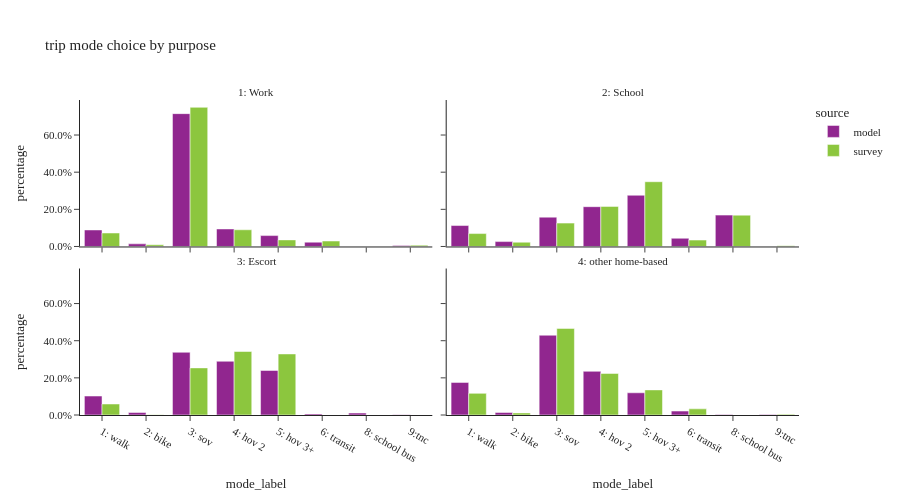

Write notebook code for a chart like this one.
### Code cell
df_trip = df_trip.filter(pl.col('dpurp_label') != 'None')
plot_mode_choice(df_trip,'dpurp_label', "trip mode choice by purpose")

### Figure 1 — Plotly figure (JSON) as saved in the notebook; plotly's stock layout.template omitted (floating-point values rounded to 4 significant figures)
{"data": [{"alignmentgroup": "True", "customdata": [[203011], [30442], [126137], [24], [49990], [12049], [1539894], [191504]], "hovertemplate": "source=model<br>dpurp_label=1: Work<br>mode_label=%{x}<br>percentage=%{y}<br>sample_count=%{customdata[0]}<extra></extra>", "legendgroup": "model", "marker": {"color": "#91268F", "pattern": {"shape": ""}}, "name": "model", "offsetgroup": "model", "orientation": "v", "showlegend": true, "textposition": "auto", "type": "bar", "x": ["4: hov 2", "2: bike", "5: hov 3+", "8: school bus", "6: transit", "9:tnc", "3: sov", "1: walk"], "xaxis": "x3", "y": [0.09429, 0.01414, 0.05859, 1.115e-05, 0.02322, 0.005596, 0.7152, 0.08895], "yaxis": "y3"}, {"alignmentgroup": "True", "customdata": [[106257], [185586], [11], [29816], [113643], [17685], [144156], [75846]], "hovertemplate": "source=model<br>dpurp_label=2: School<br>mode_label=%{x}<br>percentage=%{y}<br>sample_count=%{customdata[0]}<extra></extra>", "legendgroup": "model", "marker": {"color": "#91268F", "pattern": {"shape": ""}}, "name": "model", "offsetgroup": "model", "orientation": "v", "showlegend": false, "textposition": "auto", "type": "bar", "x": ["3: sov", "5: hov 3+", "9:tnc", "6: transit", "8: school bus", "2: bike", "4: hov 2", "1: walk"], "xaxis": "x4", "y": [0.1579, 0.2758, 1.634e-05, 0.0443, 0.1689, 0.02628, 0.2142, 0.1127], "yaxis": "y4"}, {"alignmentgroup": "True", "customdata": [[22219], [562535], [170138], [2121], [399566], [17611], [481973], [9847]], "hovertemplate": "source=model<br>dpurp_label=3: Escort<br>mode_label=%{x}<br>percentage=%{y}<br>sample_count=%{customdata[0]}<extra></extra>", "legendgroup": "model", "marker": {"color": "#91268F", "pattern": {"shape": ""}}, "name": "model", "offsetgroup": "model", "orientation": "v", "showlegend": false, "textposition": "auto", "type": "bar", "x": ["2: bike", "3: sov", "1: walk", "9:tnc", "5: hov 3+", "8: school bus", "4: hov 2", "6: transit"], "xaxis": "x", "y": [0.01334, 0.3377, 0.1021, 0.001273, 0.2398, 0.01057, 0.2893, 0.005911], "yaxis": "y"}, {"alignmentgroup": "True", "customdata": [[83302], [1442714], [1076279], [16567], [17797], [129895], [2634796], [733276]], "hovertemplate": "source=model<br>dpurp_label=4: other home-based<br>mode_label=%{x}<br>percentage=%{y}<br>sample_count=%{customdata[0]}<extra></extra>", "legendgroup": "model", "marker": {"color": "#91268F", "pattern": {"shape": ""}}, "name": "model", "offsetgroup": "model", "orientation": "v", "showlegend": false, "textposition": "auto", "type": "bar", "x": ["2: bike", "4: hov 2", "1: walk", "8: school bus", "9:tnc", "6: transit", "3: sov", "5: hov 3+"], "xaxis": "x2", "y": [0.01358, 0.2352, 0.1754, 0.002701, 0.002901, 0.02117, 0.4295, 0.1195], "yaxis": "y2"}, {"alignmentgroup": "True", "customdata": [[14], [136], [248], [60], [123], [349], [1597], [33]], "hovertemplate": "source=survey<br>dpurp_label=1: Work<br>mode_label=%{x}<br>percentage=%{y}<br>sample_count=%{customdata[0]}<extra></extra>", "legendgroup": "survey", "marker": {"color": "#8CC63E", "pattern": {"shape": ""}}, "name": "survey", "offsetgroup": "survey", "orientation": "v", "showlegend": true, "textposition": "auto", "type": "bar", "x": ["9:tnc", "4: hov 2", "6: transit", "5: hov 3+", "2: bike", "1: walk", "3: sov", null], "xaxis": "x3", "y": [0.006784, 0.08988, 0.02935, 0.03549, 0.009129, 0.07261, 0.7492, 0.00757], "yaxis": "y3"}, {"alignmentgroup": "True", "customdata": [[38], [4], [133], [161], [22], [3], [99], [152], [51]], "hovertemplate": "source=survey<br>dpurp_label=2: School<br>mode_label=%{x}<br>percentage=%{y}<br>sample_count=%{customdata[0]}<extra></extra>", "legendgroup": "survey", "marker": {"color": "#8CC63E", "pattern": {"shape": ""}}, "name": "survey", "offsetgroup": "survey", "orientation": "v", "showlegend": false, "textposition": "auto", "type": "bar", "x": ["6: transit", null, "8: school bus", "5: hov 3+", "2: bike", "9:tnc", "1: walk", "4: hov 2", "3: sov"], "xaxis": "x4", "y": [0.03447, 0.009702, 0.1686, 0.3486, 0.02305, 0.004499, 0.06947, 0.2158, 0.1257], "yaxis": "y4"}, {"alignmentgroup": "True", "customdata": [[3], [24], [413], [5], [138], [510], [358], [9]], "hovertemplate": "source=survey<br>dpurp_label=3: Escort<br>mode_label=%{x}<br>percentage=%{y}<br>sample_count=%{customdata[0]}<extra></extra>", "legendgroup": "survey", "marker": {"color": "#8CC63E", "pattern": {"shape": ""}}, "name": "survey", "offsetgroup": "survey", "orientation": "v", "showlegend": false, "textposition": "auto", "type": "bar", "x": ["8: school bus", "2: bike", "5: hov 3+", "6: transit", "1: walk", "4: hov 2", "3: sov", null], "xaxis": "x", "y": [0.0001531, 0.001828, 0.3287, 0.0002979, 0.05932, 0.3418, 0.2537, 0.01418], "yaxis": "y"}, {"alignmentgroup": "True", "customdata": [[189], [1653], [1549], [843], [24], [278], [11], [3051], [48]], "hovertemplate": "source=survey<br>dpurp_label=4: other home-based<br>mode_label=%{x}<br>percentage=%{y}<br>sample_count=%{customdata[0]}<extra></extra>", "legendgroup": "survey", "marker": {"color": "#8CC63E", "pattern": {"shape": ""}}, "name": "survey", "offsetgroup": "survey", "orientation": "v", "showlegend": false, "textposition": "auto", "type": "bar", "x": ["2: bike", "1: walk", "4: hov 2", "5: hov 3+", "9:tnc", "6: transit", "8: school bus", "3: sov", null], "xaxis": "x2", "y": [0.01127, 0.1165, 0.2239, 0.1351, 0.003641, 0.03303, 0.0006117, 0.4662, 0.00982], "yaxis": "y2"}], "layout": {"annotations": [{"font": {}, "showarrow": false, "text": "3: Escort", "x": 0.245, "xanchor": "center", "xref": "paper", "y": 0.465, "yanchor": "bottom", "yref": "paper"}, {"font": {}, "showarrow": false, "text": "4: other home-based", "x": 0.755, "xanchor": "center", "xref": "paper", "y": 0.465, "yanchor": "bottom", "yref": "paper"}, {"font": {}, "showarrow": false, "text": "1: Work", "x": 0.245, "xanchor": "center", "xref": "paper", "y": 1.0, "yanchor": "bottom", "yref": "paper"}, {"font": {}, "showarrow": false, "text": "2: School", "x": 0.755, "xanchor": "center", "xref": "paper", "y": 1.0, "yanchor": "bottom", "yref": "paper"}], "barmode": "group", "font": {"size": 11}, "height": 500, "legend": {"title": {"text": "source"}, "tracegroupgap": 0}, "title": {"text": "trip mode choice by purpose"}, "width": 900, "xaxis": {"anchor": "y", "categoryorder": "category ascending", "domain": [0, 0.49], "dtick": 1, "title": {"text": "mode_label"}}, "xaxis2": {"anchor": "y2", "domain": [0.51, 1], "matches": "x", "title": {"text": "mode_label"}}, "xaxis3": {"anchor": "y3", "domain": [0, 0.49], "matches": "x", "showticklabels": false}, "xaxis4": {"anchor": "y4", "domain": [0.51, 1], "matches": "x", "showticklabels": false}, "yaxis": {"anchor": "x", "domain": [0, 0.465], "tickformat": ".1%", "title": {"text": "percentage"}}, "yaxis2": {"anchor": "x2", "domain": [0, 0.465], "matches": "y", "showticklabels": false, "tickformat": ".1%"}, "yaxis3": {"anchor": "x3", "domain": [0.535, 1.0], "matches": "y", "tickformat": ".1%", "title": {"text": "percentage"}}, "yaxis4": {"anchor": "x4", "domain": [0.535, 1.0], "matches": "y", "showticklabels": false, "tickformat": ".1%"}}}
